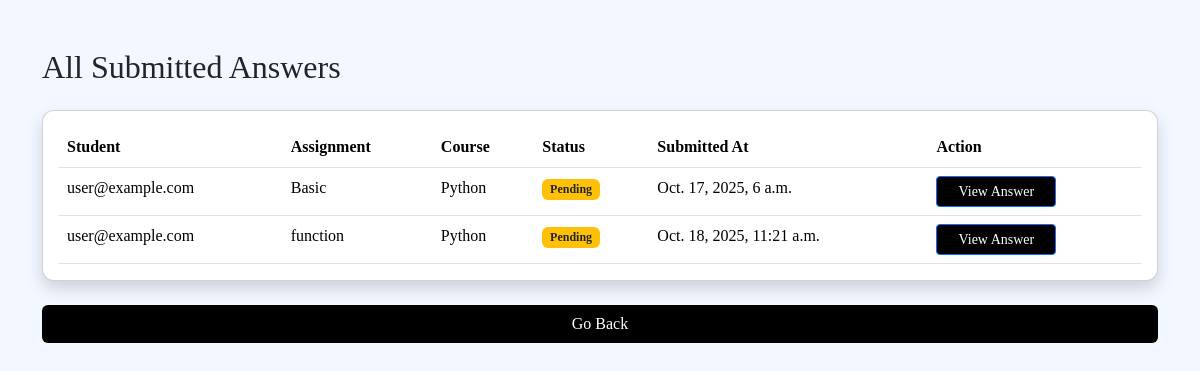
/lms/instructor/submissions/ (signed in), run on the app's committed database.
### lms/models.py (models this page shows, shortened)
class Submission(models.Model):
    STATUS_CHOICES = [
        ('pending', 'Pending'),
        ('graded', 'Graded'),
        ('late', 'Late'),
    ]
    status = models.CharField(max_length=20, choices=STATUS_CHOICES, default='pending')
    assignment = models.ForeignKey(Assignment, on_delete=models.CASCADE, related_name='submissions')
    student = models.ForeignKey(User, on_delete=models.CASCADE, related_name='submissions')
    content = models.TextField()
    file = models.FileField(upload_to='submissions/', blank=True, null=True)
    submitted_at = models.DateTimeField(auto_now_add=True)
    grade = models.PositiveIntegerField(null=True, blank=True)
    feedback = models.TextField(blank=True)

class Assignment(models.Model):
    course = models.ForeignKey(Course, on_delete=models.CASCADE, related_name='assignments', null=True, blank=True)
    title = models.CharField(max_length=200)
    description = models.TextField()
    due_date = models.DateTimeField()
    created_by = models.ForeignKey(User, on_delete=models.CASCADE, related_name='assignments', null=True, blank=True)
    max_points = models.PositiveIntegerField(default=100)
    created_at = models.DateTimeField(auto_now_add=True)
    is_published = models.BooleanField(default=False)

class Course(models.Model):
    LEVEL_CHOICES = [
        ('beginner', 'Beginner'),
        ('intermediate', 'Intermediate'),
        ('advanced', 'Advanced'),
    ]
    title = models.CharField(max_length=200)
    description = models.TextField()
    instructor = models.ForeignKey(User, on_delete=models.CASCADE, related_name='courses_taught')
    category = models.ForeignKey(CourseCategory, on_delete=models.SET_NULL, null=True)
    level = models.CharField(max_length=20, choices=LEVEL_CHOICES, default='beginner')
    price = models.DecimalField(max_digits=10, decimal_places=2, default=0.00)
    duration_hours = models.PositiveIntegerField(default=0)
    thumbnail = models.ImageField(upload_to='course_thumbnails/', blank=True, null=True)
    is_published = models.BooleanField(default=False)
    created_at = models.DateTimeField(auto_now_add=True)
    updated_at = models.DateTimeField(auto_now=True)

### lms/views.py (the view)
# urls.py: path('instructor/submissions/', instructor_submissions_list, name='instructor_submitted_answers'),
@login_required
def instructor_submissions_list(request):
    instructor = request.user
    assignments = Assignment.objects.filter(created_by=instructor)
    submissions = Submission.objects.filter(assignment__in=assignments).select_related('student', 'assignment')
    return render(request, 'submitted_answers_list.html', {
        'submissions': submissions
    })

### templates/submitted_answers_list.html (shortened to what this page needs)
<!DOCTYPE html>
<html lang="en">
<head>
    <link href="https://cdn.jsdelivr.net/npm/bootstrap@5.3.2/dist/css/bootstrap.min.css" rel="stylesheet">
</head>
<body>
<div class="container mt-5">
    <h2 class="text mb-4">All Submitted Answers</h2>
    <div class="card shadow p-3">
        <table class="table table-hover mb-0">
            <thead class="bg-primary text-white">
                <tr>
                    <th>Student</th>
                    <th>Assignment</th>
                    <th>Course</th>
                    <th>Status</th>
                    <th>Submitted At</th>
                    <th>Action</th>
                </tr>
            </thead>
            <tbody>
                {% for submission in submissions %}
                    <tr>
                        <td>{{ submission.student.username }}</td>
                        <td>{{ submission.assignment.title }}</td>
                        <td>{{ submission.assignment.course.title }}</td>
                        <td>
                            {% if submission.status == "graded" %}
                                <span class="badge bg-success">Submitted</span>
                            {% else %}
                                <span class="badge bg-warning text-dark">Pending</span>
                            {% endif %}
                        </td>
                        <td>{{ submission.submitted_at}}</td>
                        <td>
                            <a href="{% url 'instructor_submission_detail' submission.id %}"
                               class="btn btn-sm btn-outline-primary btn-view">
                                View Answer
                            </a>
                        </td>
                    </tr>
                {% empty %}
                    <tr>
                        <td colspan="6" class="text-center text-muted py-3">No submissions yet.</td>
                    </tr>
                {% endfor %}
            </tbody>
        </table>
    </div><br>
    <a href="{% url 'instructor_dashboard' %}" class="btn w-100">
                Go Back
            </a>
</div>
</body>
</html>

### templates/submitted_answers_list.html (style rules this page uses)
body { font-family: "Times New Roman", serif; background: #f3f7ff; }
.card { border-radius: 12px; }
.btn-view { min-width: 120px; }
.btn { background-color: black; color: white; }

### data on the page
Submission: student.username "user@example.com", assignment "Basic", assignment.course "Python", status "Pending", submitted_at "Oct. 17, 2025, 6 a.m."
Submission: student.username "user@example.com", assignment "function", assignment.course "Python", status "Pending", submitted_at "Oct. 18, 2025, 11:21 a.m."
